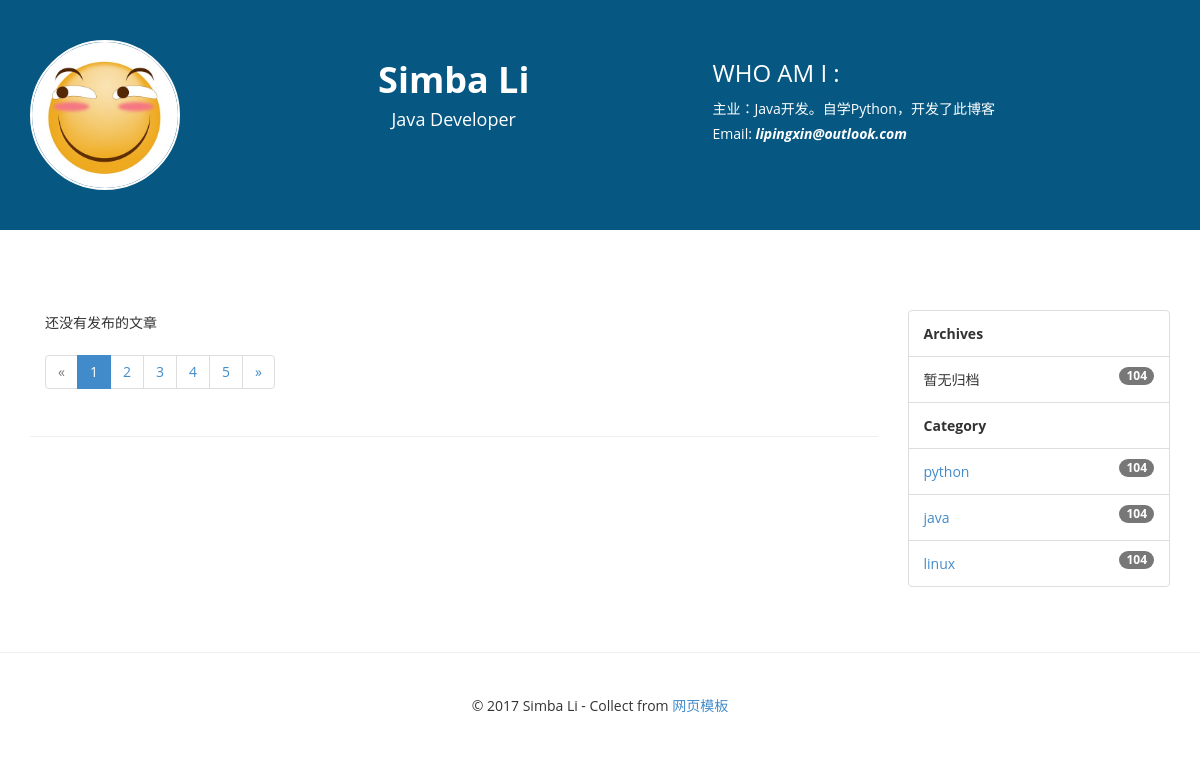
The app's page /, older data.
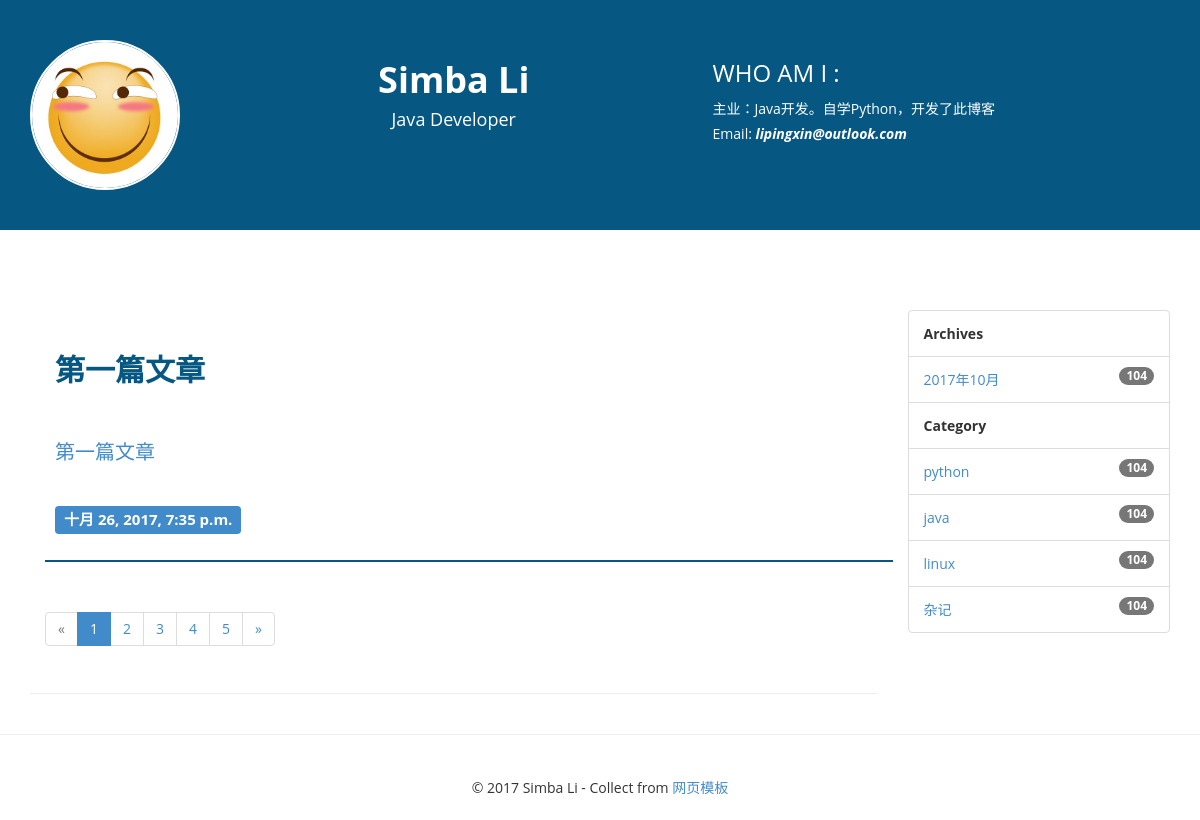
The same page, newer data.
### blog/models.py (models this page shows, shortened)
class Category(models.Model):
    name = models.CharField(max_length=100)

class Post(models.Model):
    title = models.CharField(max_length=70)
    body = models.TextField()
    create_time = models.DateTimeField(auto_now_add=True)
    modified_time = models.DateTimeField(auto_now=True)
    excerpt = models.CharField(max_length=200, blank=True)
    category = models.ForeignKey(Category)
    tags = models.ManyToManyField(Tag, blank=True)
    author = models.ForeignKey(User)
    is_delete = models.IntegerField(default=1)
    def get_absolute_url(self):
        return reverse('blog:detail', kwargs={'pk': self.pk})

### blog/views.py (the view)
# urls.py: url(r'^$', views.index, name='index'),
def index(request):
    posts = Post.objects.all().order_by('-create_time')
    return render(request, 'blog/index.html', context={'posts': posts})

### blog/templatetags/blog_tags.py (called while the page is built)
@register.simple_tag()
def archives():
    return Post.objects.dates('create_time', 'month', order='DESC')

@register.simple_tag()
def get_categories():
    return Category.objects.all()

### templates/blog/index.html (shortened to what this page needs)
{% extends 'layout.html' %}
{% block main %}
<section>
    <div class="container">
        <div class="row">
            <div class="col-md-9">
                {% for post in posts %}
                <div class="blog-main">
                    <a href="{{ post.get_absolute_url }}">
                        <div class="heading-blog">
                            {{ post.title }}
                        </div>
                    </a>
                    {% if post.excerpt %}
                    <a href="{{ post.get_absolute_url }}">
                        <div class="blog-txt">
                            {{ post.excerpt }}
                        </div>
                    </a>
                    {% endif %}
                    <div class="blog-info">
                        <span class="label label-primary">{{ post.create_time }}</span>
                    </div>
                </div>
                {% empty %}
                    <div>还没有发布的文章</div>
                {% endfor %}
                <nav>
                    <ul class="pagination">
                        <li class="disabled"><a href="#"><span aria-hidden="true">&laquo;</span><span class="sr-only">Previous</span></a>
                        </li>
                        <li class="active"><a href="#">1 <span class="sr-only">(current)</span></a></li>
                        <li><a href="#">2 </a></li>
                        <li><a href="#">3 </a></li>
                        <li><a href="#">4 </a></li>
                        <li><a href="#">5 </a></li>
                        <li><a href="#"><span aria-hidden="true">&raquo;</span><span class="sr-only">Next</span></a>
                        </li>
                    </ul>
                </nav>
            </div>
        </div>
    </div>
</section>
<hr/>
{% endblock main %}

### templates/layout.html (shortened to what this page needs)
{% load staticfiles %}
{% load blog_tags %}
<!DOCTYPE html>
<html xmlns="http://www.w3.org/1999/xhtml">
<head>
    <link href="{% static 'blog/css/bootstrap.css' %}" rel="stylesheet"/>
    <link href="{% static 'blog/css/font-awesome.css' %}" rel="stylesheet"/>
    <link href="{% static 'blog/css/style.css' %}" rel="stylesheet"/>
    <link href="{% static 'blog/css/highlights/github.css' %}" rel="stylesheet">
</head>
<body>
<section class="header-section">
    <div class="container">
        <div class="row">
            <div class="col-md-2">
                <img src="{% static 'blog/img/headimage.jpg' %}" class="img-circle img-responsive"/>
            </div>
            <div class="col-md-5 text-center">
                <h1><strong>Simba Li </strong></h1>
                <h4>Java Developer</h4>
            </div>
            <div class="col-md-5">
                <h3>WHO AM I :</h3>
                主业：Java开发。自学Python，开发了此博客
                <br />
                Email: <i><strong>lipingxin@outlook.com</strong></i>
            </div>
        </div>
    </div>
</section>
<section>
    <div class="container">
        <div class="row">
            <div class="col-md-2 spon-txt"></div>
        </div>
    </div>
</section>
<section>
    <div class="container">
        <div class="row">
            <div class="col-md-9">
            {% block main %}
            {% endblock main %}
            </div>
            <div class="col-md-3">
                <ul class="list-group">
                    <li class="list-group-item">
                        <strong>Archives</strong>
                    </li>
                    {% archives as date_list %}
                    {% for date in date_list %}
                    <li class="list-group-item">
                        <span class="badge">104</span>
                        <a href="{% url 'blog:archive' date.year date.month %}">
                            {{ date.year }}年{{ date.month }}月
                        </a>
                    </li>
                    {% empty %}
                        <li class="list-group-item">
                            <span class="badge">104</span>暂无归档
                        </li>
                    {% endfor %}
                    <li class="list-group-item">
                        <strong>Category</strong>
                    </li>
                    {% get_categories as categories %}
                    {% for category in categories %}
                        <li class="list-group-item">
                            <span class="badge">104</span>
                            <a href="{% url 'blog:category' category.pk %}">
                                {{ category.name }}
                            </a>
                        </li>
                    {% endfor %}
                </ul>
                <br/>
            </div>
        </div>
    </div>
</section>
<hr/>
<div class="container">
    <div class="row">
        <div class="col-md-12 text-center set-foot">
            &copy 2017 Simba Li - Collect from <a
                href="http://www.cssmoban.com/" title="网页模板" target="_blank">网页模板</a>
        </div>
    </div>
</div>
</body>
</html>

### blog/static/blog/css/style.css (style rules this page uses)
﻿ html, body { padding-top:0px; margin:0px; }
body { font-family: 'Open Sans', sans-serif; line-height:25px; font-size:14px; }
.header-section { background-color:#065883; color:#fff; padding:40px 5px; }
.header-section img { max-width:150px; border:2px solid #fff; }
.spon-txt { padding:40px 5px; font-size:25px; font-weight:800; }
.blog-main { padding:10px 5px; border-bottom:2px solid #065883; margin-bottom:30px; }
.heading-blog { font-size:30px; color:#065883; font-weight:800; padding:30px 5px; line-height:40px; }
.blog-info { padding:20px 5px; font-size:20px; font-weight:normal; }
.blog-txt { padding:20px 5px; font-family:Andalus ; font-size:20px; font-weight:normal; }
.set-foot { padding:20px 5px; }

Row changes from the older to the newer data that the page shows:
added Post: title "第一篇文章", excerpt "第一篇文章", create_time "十月 26, 2017, 7:35 p.m."
added Category: name "杂记"
Text that changed along with them:
new list line: "104 2017 年 10 月"
text no longer shown: "还没有发布的文章 104 暂无归档"
